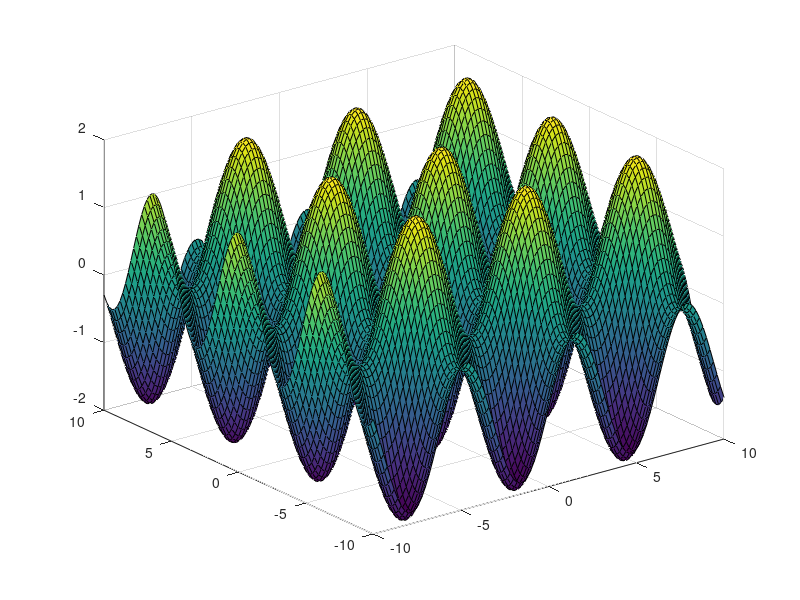

The MATLAB source for this figure:
x1=-10:0.2:10;% padaryti, kad breztu dvimate funkcija: surf, mesh komandos
x2=-10:0.2:10;
[X1,X2]=meshgrid(x1,x2);% plot jau nebetiks, reikia naudoti surf, mesh komandos
Z=sin(X1)+ cos(X2);
surf(X1,X2,Z)
